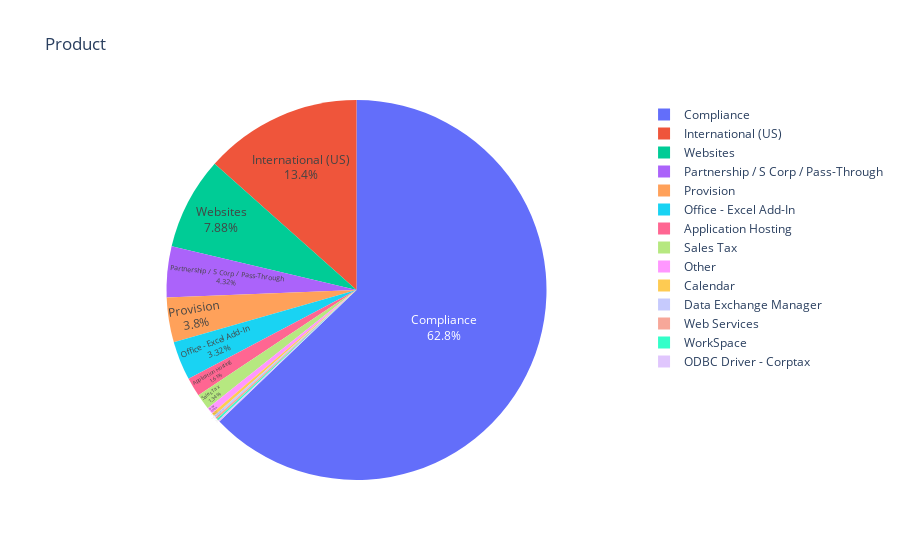

Here is the notebook cell this chart was saved with:
### Code cell
typecounts = df["Product"].value_counts().to_dict()
df1 = pd.DataFrame(list(typecounts.items()), columns=['Product', 'Counts'])

fig = px.pie(df1, values='Counts', names='Product',
             title='Product',labels='Product')
fig.update_traces(textposition='inside', textinfo='percent+label')
fig.show()

### Figure 1 — Plotly figure (JSON) as saved in the notebook; plotly's stock layout.template omitted (floating-point values rounded to 4 significant figures)
{"data": [{"domain": {"x": [0, 1], "y": [0, 1]}, "hovertemplate": "Product=%{label}<br>Counts=%{value}<extra></extra>", "labels": ["Compliance", "International (US)", "Websites", "Partnership / S Corp / Pass-Through", "Provision", "Office - Excel Add-In", "Application Hosting", "Sales Tax", "Other", "Calendar", "Data Exchange Manager", "Web Services", "WorkSpace", "ODBC Driver - Corptax"], "legendgroup": "", "name": "", "showlegend": true, "textinfo": "percent+label", "textposition": "inside", "type": "pie", "values": [63481, 13558, 7958, 4369, 3843, 3356, 1626, 1350, 571, 266, 187, 166, 163, 136]}], "layout": {"legend": {"tracegroupgap": 0}, "title": {"text": "Product"}}}
